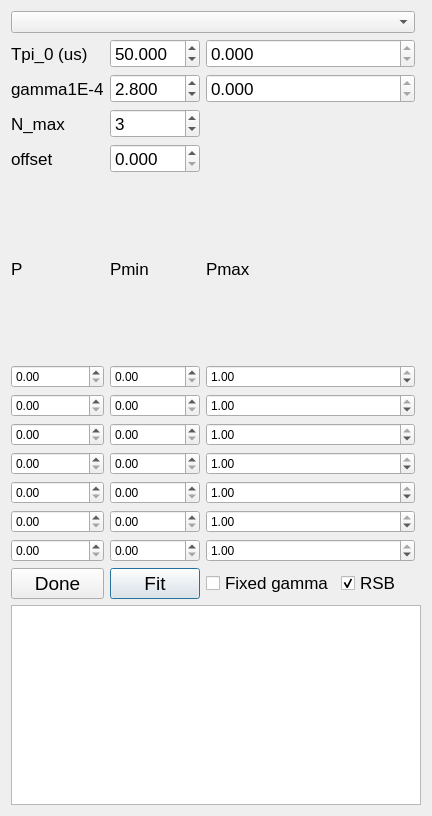
<?xml version="1.0" encoding="UTF-8"?>
<ui version="4.0">
 <class>fit_fock_s</class>
 <widget class="QDialog" name="fit_fock_s">
  <property name="geometry">
   <rect>
    <x>0</x>
    <y>0</y>
    <width>432</width>
    <height>816</height>
   </rect>
  </property>
  <property name="maximumSize">
   <size>
    <width>500</width>
    <height>16777215</height>
   </size>
  </property>
  <property name="windowTitle">
   <string>fit_fock_s</string>
  </property>
  <layout class="QGridLayout" name="gridLayout">
   <item row="6" column="0" colspan="2">
    <layout class="QVBoxLayout" name="verticalLayout_3"/>
   </item>
   <item row="1" column="0">
    <layout class="QVBoxLayout" name="verticalLayout">
     <item>
      <widget class="QComboBox" name="comboBox_chooseFile"/>
     </item>
     <item>
      <layout class="QGridLayout" name="gridLayout_3">
       <item row="0" column="1">
        <widget class="QDoubleSpinBox" name="SpinBox_Omega_1">
         <property name="font">
          <font>
           <pointsize>13</pointsize>
          </font>
         </property>
         <property name="decimals">
          <number>3</number>
         </property>
         <property name="maximum">
          <double>999.990000000000009</double>
         </property>
         <property name="singleStep">
          <double>0.100000000000000</double>
         </property>
         <property name="value">
          <double>50.000000000000000</double>
         </property>
        </widget>
       </item>
       <item row="1" column="0">
        <widget class="QLabel" name="label_phase">
         <property name="font">
          <font>
           <pointsize>13</pointsize>
          </font>
         </property>
         <property name="text">
          <string>gamma1E-4</string>
         </property>
        </widget>
       </item>
       <item row="14" column="1">
        <layout class="QHBoxLayout" name="horizontalLayout">
         <item>
          <widget class="QPushButton" name="fitButton">
           <property name="font">
            <font>
             <pointsize>14</pointsize>
            </font>
           </property>
           <property name="text">
            <string>Fit</string>
           </property>
           <property name="shortcut">
            <string>Ctrl+F</string>
           </property>
          </widget>
         </item>
        </layout>
       </item>
       <item row="10" column="0">
        <widget class="QDoubleSpinBox" name="SpinBox_init_5">
         <property name="maximum">
          <double>1.000000000000000</double>
         </property>
         <property name="singleStep">
          <double>0.100000000000000</double>
         </property>
        </widget>
       </item>
       <item row="11" column="0">
        <widget class="QDoubleSpinBox" name="SpinBox_init_6">
         <property name="maximum">
          <double>1.000000000000000</double>
         </property>
         <property name="singleStep">
          <double>0.100000000000000</double>
         </property>
        </widget>
       </item>
       <item row="8" column="1">
        <widget class="QDoubleSpinBox" name="SpinBox_min_3">
         <property name="maximum">
          <double>1.000000000000000</double>
         </property>
         <property name="singleStep">
          <double>0.100000000000000</double>
         </property>
        </widget>
       </item>
       <item row="7" column="2">
        <widget class="QDoubleSpinBox" name="SpinBox_max_2">
         <property name="maximum">
          <double>1.000000000000000</double>
         </property>
         <property name="singleStep">
          <double>0.100000000000000</double>
         </property>
         <property name="value">
          <double>1.000000000000000</double>
         </property>
        </widget>
       </item>
       <item row="9" column="1">
        <widget class="QDoubleSpinBox" name="SpinBox_min_4">
         <property name="maximum">
          <double>1.000000000000000</double>
         </property>
         <property name="singleStep">
          <double>0.100000000000000</double>
         </property>
        </widget>
       </item>
       <item row="1" column="1">
        <widget class="QDoubleSpinBox" name="SpinBox_gamma_1">
         <property name="font">
          <font>
           <pointsize>13</pointsize>
          </font>
         </property>
         <property name="decimals">
          <number>3</number>
         </property>
         <property name="maximum">
          <double>999.990000000000009</double>
         </property>
         <property name="singleStep">
          <double>0.010000000000000</double>
         </property>
         <property name="value">
          <double>2.800000000000000</double>
         </property>
        </widget>
       </item>
       <item row="0" column="2">
        <widget class="QDoubleSpinBox" name="SpinBox_Omega_2">
         <property name="font">
          <font>
           <pointsize>13</pointsize>
          </font>
         </property>
         <property name="readOnly">
          <bool>true</bool>
         </property>
         <property name="decimals">
          <number>3</number>
         </property>
         <property name="maximum">
          <double>999.990000000000009</double>
         </property>
        </widget>
       </item>
       <item row="14" column="2">
        <layout class="QHBoxLayout" name="horizontalLayout_3">
         <item>
          <widget class="QCheckBox" name="checkBox_gamma">
           <property name="font">
            <font>
             <pointsize>13</pointsize>
            </font>
           </property>
           <property name="text">
            <string>Fixed gamma</string>
           </property>
          </widget>
         </item>
         <item>
          <widget class="QCheckBox" name="checkBox_RSB">
           <property name="font">
            <font>
             <pointsize>13</pointsize>
            </font>
           </property>
           <property name="text">
            <string>RSB</string>
           </property>
           <property name="checked">
            <bool>true</bool>
           </property>
          </widget>
         </item>
        </layout>
       </item>
       <item row="1" column="2">
        <widget class="QDoubleSpinBox" name="SpinBox_gamma_2">
         <property name="font">
          <font>
           <pointsize>13</pointsize>
          </font>
         </property>
         <property name="readOnly">
          <bool>true</bool>
         </property>
         <property name="decimals">
          <number>3</number>
         </property>
         <property name="maximum">
          <double>999.990000000000009</double>
         </property>
        </widget>
       </item>
       <item row="7" column="0">
        <widget class="QDoubleSpinBox" name="SpinBox_init_2">
         <property name="maximum">
          <double>1.000000000000000</double>
         </property>
         <property name="singleStep">
          <double>0.100000000000000</double>
         </property>
        </widget>
       </item>
       <item row="3" column="1">
        <widget class="QDoubleSpinBox" name="SpinBox_offset">
         <property name="font">
          <font>
           <pointsize>13</pointsize>
          </font>
         </property>
         <property name="decimals">
          <number>3</number>
         </property>
         <property name="maximum">
          <double>1.000000000000000</double>
         </property>
         <property name="singleStep">
          <double>0.100000000000000</double>
         </property>
        </widget>
       </item>
       <item row="6" column="1">
        <widget class="QDoubleSpinBox" name="SpinBox_min_1">
         <property name="maximum">
          <double>1.000000000000000</double>
         </property>
         <property name="singleStep">
          <double>0.100000000000000</double>
         </property>
        </widget>
       </item>
       <item row="14" column="0">
        <widget class="QPushButton" name="DoneButton">
         <property name="font">
          <font>
           <pointsize>14</pointsize>
          </font>
         </property>
         <property name="text">
          <string>Done</string>
         </property>
         <property name="shortcut">
          <string>Ctrl+F</string>
         </property>
        </widget>
       </item>
       <item row="7" column="1">
        <widget class="QDoubleSpinBox" name="SpinBox_min_2">
         <property name="maximum">
          <double>1.000000000000000</double>
         </property>
         <property name="singleStep">
          <double>0.100000000000000</double>
         </property>
        </widget>
       </item>
       <item row="0" column="0">
        <widget class="QLabel" name="label_a">
         <property name="font">
          <font>
           <pointsize>13</pointsize>
          </font>
         </property>
         <property name="text">
          <string>Tpi_0 (us)</string>
         </property>
        </widget>
       </item>
       <item row="11" column="1">
        <widget class="QDoubleSpinBox" name="SpinBox_min_6">
         <property name="maximum">
          <double>1.000000000000000</double>
         </property>
         <property name="singleStep">
          <double>0.100000000000000</double>
         </property>
        </widget>
       </item>
       <item row="5" column="1">
        <widget class="QDoubleSpinBox" name="SpinBox_min_0">
         <property name="maximum">
          <double>1.000000000000000</double>
         </property>
         <property name="singleStep">
          <double>0.100000000000000</double>
         </property>
        </widget>
       </item>
       <item row="5" column="0">
        <widget class="QDoubleSpinBox" name="SpinBox_init_0">
         <property name="maximum">
          <double>1.000000000000000</double>
         </property>
         <property name="singleStep">
          <double>0.100000000000000</double>
         </property>
        </widget>
       </item>
       <item row="6" column="2">
        <widget class="QDoubleSpinBox" name="SpinBox_max_1">
         <property name="maximum">
          <double>1.000000000000000</double>
         </property>
         <property name="singleStep">
          <double>0.100000000000000</double>
         </property>
         <property name="value">
          <double>1.000000000000000</double>
         </property>
        </widget>
       </item>
       <item row="8" column="2">
        <widget class="QDoubleSpinBox" name="SpinBox_max_3">
         <property name="maximum">
          <double>1.000000000000000</double>
         </property>
         <property name="singleStep">
          <double>0.100000000000000</double>
         </property>
         <property name="value">
          <double>1.000000000000000</double>
         </property>
        </widget>
       </item>
       <item row="11" column="2">
        <widget class="QDoubleSpinBox" name="SpinBox_max_6">
         <property name="maximum">
          <double>1.000000000000000</double>
         </property>
         <property name="singleStep">
          <double>0.100000000000000</double>
         </property>
         <property name="value">
          <double>1.000000000000000</double>
         </property>
        </widget>
       </item>
       <item row="10" column="1">
        <widget class="QDoubleSpinBox" name="SpinBox_min_5">
         <property name="maximum">
          <double>1.000000000000000</double>
         </property>
         <property name="singleStep">
          <double>0.100000000000000</double>
         </property>
        </widget>
       </item>
       <item row="6" column="0">
        <widget class="QDoubleSpinBox" name="SpinBox_init_1">
         <property name="maximum">
          <double>1.000000000000000</double>
         </property>
         <property name="singleStep">
          <double>0.100000000000000</double>
         </property>
        </widget>
       </item>
       <item row="10" column="2">
        <widget class="QDoubleSpinBox" name="SpinBox_max_5">
         <property name="maximum">
          <double>1.000000000000000</double>
         </property>
         <property name="singleStep">
          <double>0.100000000000000</double>
         </property>
         <property name="value">
          <double>1.000000000000000</double>
         </property>
        </widget>
       </item>
       <item row="9" column="0">
        <widget class="QDoubleSpinBox" name="SpinBox_init_4">
         <property name="maximum">
          <double>1.000000000000000</double>
         </property>
         <property name="singleStep">
          <double>0.100000000000000</double>
         </property>
        </widget>
       </item>
       <item row="9" column="2">
        <widget class="QDoubleSpinBox" name="SpinBox_max_4">
         <property name="maximum">
          <double>1.000000000000000</double>
         </property>
         <property name="singleStep">
          <double>0.100000000000000</double>
         </property>
         <property name="value">
          <double>1.000000000000000</double>
         </property>
        </widget>
       </item>
       <item row="8" column="0">
        <widget class="QDoubleSpinBox" name="SpinBox_init_3">
         <property name="maximum">
          <double>1.000000000000000</double>
         </property>
         <property name="singleStep">
          <double>0.100000000000000</double>
         </property>
        </widget>
       </item>
       <item row="5" column="2">
        <widget class="QDoubleSpinBox" name="SpinBox_max_0">
         <property name="maximum">
          <double>1.000000000000000</double>
         </property>
         <property name="singleStep">
          <double>0.100000000000000</double>
         </property>
         <property name="value">
          <double>1.000000000000000</double>
         </property>
        </widget>
       </item>
       <item row="2" column="2">
        <spacer name="horizontalSpacer">
         <property name="orientation">
          <enum>Qt::Horizontal</enum>
         </property>
         <property name="sizeHint" stdset="0">
          <size>
           <width>40</width>
           <height>20</height>
          </size>
         </property>
        </spacer>
       </item>
       <item row="2" column="0">
        <widget class="QLabel" name="label">
         <property name="font">
          <font>
           <pointsize>13</pointsize>
          </font>
         </property>
         <property name="text">
          <string>N_max</string>
         </property>
        </widget>
       </item>
       <item row="2" column="1">
        <widget class="QSpinBox" name="SpinBox_Nmax">
         <property name="font">
          <font>
           <pointsize>13</pointsize>
          </font>
         </property>
         <property name="maximum">
          <number>6</number>
         </property>
         <property name="value">
          <number>3</number>
         </property>
        </widget>
       </item>
       <item row="3" column="0">
        <widget class="QLabel" name="label_2">
         <property name="font">
          <font>
           <pointsize>13</pointsize>
          </font>
         </property>
         <property name="text">
          <string>offset</string>
         </property>
        </widget>
       </item>
       <item row="4" column="0">
        <widget class="QLabel" name="label_3">
         <property name="font">
          <font>
           <family>Ubuntu</family>
           <pointsize>13</pointsize>
           <italic>false</italic>
          </font>
         </property>
         <property name="text">
          <string>P</string>
         </property>
        </widget>
       </item>
       <item row="4" column="1">
        <widget class="QLabel" name="label_4">
         <property name="font">
          <font>
           <pointsize>13</pointsize>
          </font>
         </property>
         <property name="text">
          <string>Pmin</string>
         </property>
        </widget>
       </item>
       <item row="4" column="2">
        <widget class="QLabel" name="label_5">
         <property name="font">
          <font>
           <pointsize>13</pointsize>
          </font>
         </property>
         <property name="text">
          <string>Pmax</string>
         </property>
        </widget>
       </item>
      </layout>
     </item>
    </layout>
   </item>
   <item row="5" column="0" colspan="2">
    <widget class="QTextBrowser" name="textFitResult">
     <property name="maximumSize">
      <size>
       <width>16777215</width>
       <height>200</height>
      </size>
     </property>
    </widget>
   </item>
  </layout>
 </widget>
 <tabstops>
  <tabstop>comboBox_chooseFile</tabstop>
  <tabstop>SpinBox_Omega_1</tabstop>
  <tabstop>SpinBox_Omega_2</tabstop>
  <tabstop>SpinBox_gamma_1</tabstop>
  <tabstop>SpinBox_gamma_2</tabstop>
  <tabstop>SpinBox_Nmax</tabstop>
  <tabstop>SpinBox_offset</tabstop>
  <tabstop>SpinBox_init_0</tabstop>
  <tabstop>SpinBox_min_0</tabstop>
  <tabstop>SpinBox_max_0</tabstop>
  <tabstop>SpinBox_init_1</tabstop>
  <tabstop>SpinBox_min_1</tabstop>
  <tabstop>SpinBox_max_1</tabstop>
  <tabstop>SpinBox_init_2</tabstop>
  <tabstop>SpinBox_min_2</tabstop>
  <tabstop>SpinBox_max_2</tabstop>
  <tabstop>SpinBox_init_3</tabstop>
  <tabstop>SpinBox_min_3</tabstop>
  <tabstop>SpinBox_max_3</tabstop>
  <tabstop>SpinBox_init_4</tabstop>
  <tabstop>SpinBox_min_4</tabstop>
  <tabstop>SpinBox_max_4</tabstop>
  <tabstop>SpinBox_init_5</tabstop>
  <tabstop>SpinBox_min_5</tabstop>
  <tabstop>SpinBox_max_5</tabstop>
  <tabstop>SpinBox_init_6</tabstop>
  <tabstop>SpinBox_min_6</tabstop>
  <tabstop>SpinBox_max_6</tabstop>
  <tabstop>DoneButton</tabstop>
  <tabstop>fitButton</tabstop>
  <tabstop>checkBox_gamma</tabstop>
  <tabstop>checkBox_RSB</tabstop>
  <tabstop>textFitResult</tabstop>
 </tabstops>
 <resources/>
 <connections/>
</ui>
